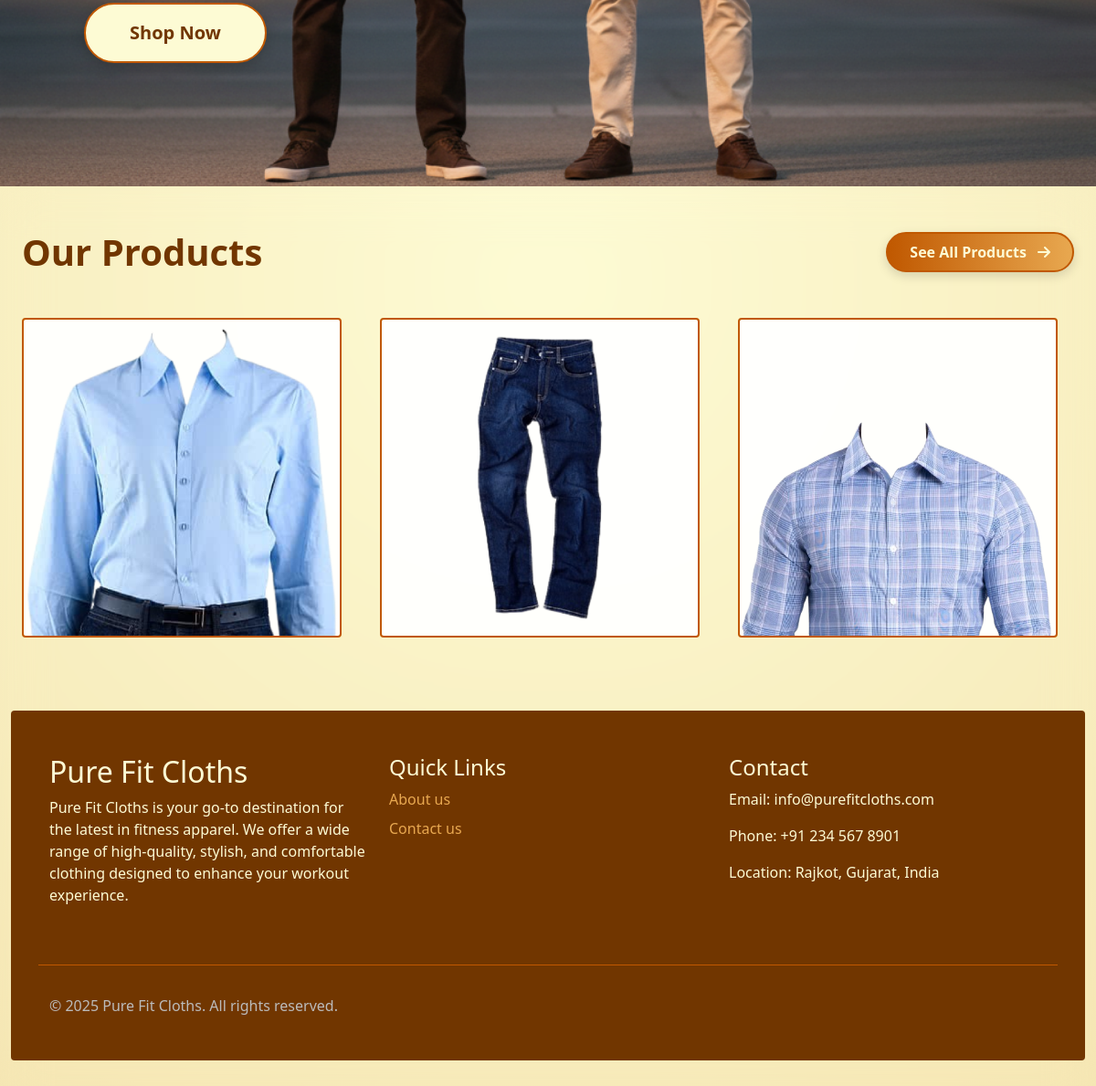
Before: / (lower part) with the older database file.
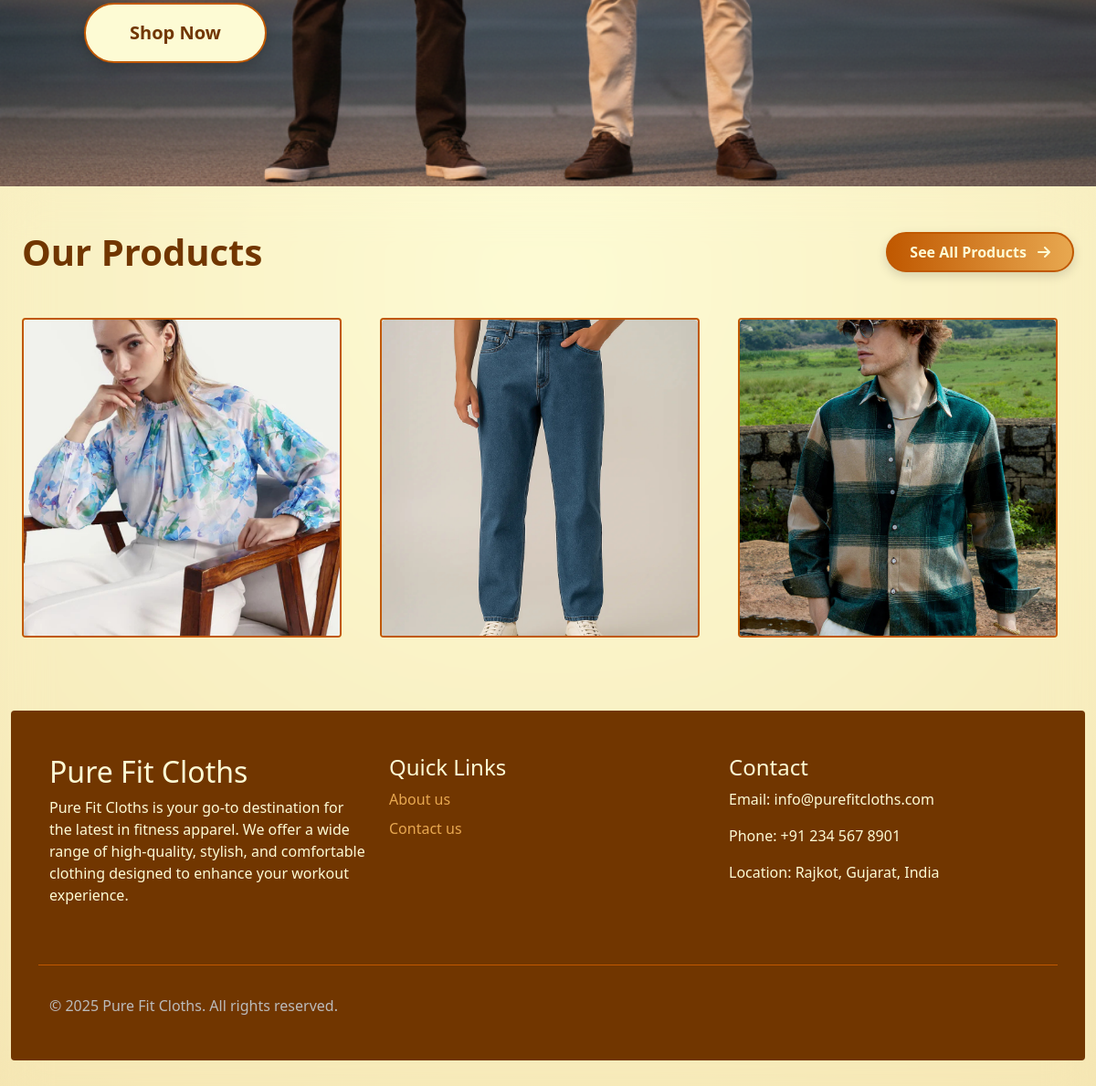
After: the same page with the newer database file.
### tables this page shows
CREATE TABLE `products` (
  `product_id` int(11) NOT NULL,
  `category_id` int(11) NOT NULL,
  `name` varchar(150) NOT NULL,
  `description` mediumtext DEFAULT NULL,
  `price` decimal(10,2) NOT NULL DEFAULT 0.00,
  `stock_quantity` int(11) NOT NULL DEFAULT 0,
  `image_path` varchar(255) DEFAULT NULL,
  `is_active` tinyint(1) NOT NULL DEFAULT 1,
  `created_at` timestamp NOT NULL DEFAULT current_timestamp(),
  `updated_at` timestamp NOT NULL DEFAULT current_timestamp() ON UPDATE current_timestamp(),
  `subcategory_id` int(11) DEFAULT NULL
);

### index.php (the view, shortened to what this page needs)
    <div class="hero-section">
        <div class="container-fluid h-100">
            <div class="row h-100 align-items-center">
                <div class="col-12 col-lg-6">
                    <div class="hero-text d-flex flex-column justify-content-center">
                        <div class="d-none d-md-block">
                            <a href="products.php" class="btn btn-lg px-5 py-3 rounded-pill fw-bold" style="background: #FDFBD4; color: #713600; border: 2px solid #C05800; box-shadow: 0 4px 15px rgba(0,0,0,0.2);">
                                Shop Now
                            </a>
                        </div>
                    </div>
                </div>
            </div>
        </div>
    </div>
</section>
<section class="products-section py-4 py-md-5">
    <div class="container-fluid px-3 px-md-4">
        <div class="row mb-4 mb-md-5">
            <div class="col-12">
                <div class="d-flex flex-column flex-md-row justify-content-between align-items-center text-center text-md-start">
                    <h1 class="mb-3 mb-md-0 fw-bold" style="color: #713600;">Our Products</h1>
                    <a href="products.php" class="btn btn-primary px-4 py-2 rounded-pill" style="background: linear-gradient(90deg, #C05800, #E8A850); border: none; font-weight: 600; color: #FDFBD4 !important; box-shadow: 0 4px 12px rgba(0,0,0,0.15);">
                        See All Products <i class="fas fa-arrow-right ms-2"></i>
                    </a>
                </div>
            </div>
        </div>
        <div class="row justify-content-center g-3 g-md-4">
            <?php
                include 'connection.php';
                $prod_q = "SELECT * FROM products WHERE is_active = 1 ORDER BY created_at DESC LIMIT 3";
                $prod_r = mysqli_query($conn, $prod_q);
                if ($prod_r && mysqli_num_rows($prod_r) > 0) {
                    while ($prod = mysqli_fetch_assoc($prod_r)) {
                        $img = !empty($prod['image_path']) ? $prod['image_path'] : 'assets/products/1.png';
                        $pname = htmlspecialchars($prod['name']);
            ?>
            <div class="col-12 col-sm-6 col-md-6 col-lg-4 col-xl-4 d-flex justify-content-center">
                <a href="product-details.php?id=<?php echo $prod['product_id']; ?>" class="text-decoration-none w-100" style="max-width: 400px;">
                    <div class="productcant rounded">
                        <div class="position-relative overflow-hidden rounded-top">
                            <img src="<?php echo $img; ?>" alt="<?php echo $pname; ?>" class="img-fluid w-100" style="aspect-ratio: 1/1; object-fit: cover;">
                        </div>
                    </div>
                </a>
            </div>
            <?php
                    }
                }
             else {
            }
            ?>
<?php
    include_once 'master_layout.php';
?>

Changed rows visible on the page:
changed products (number 1 of 3 on the later page): image_path: a different picture
changed products (number 2 of 3 on the later page): image_path: a different picture
changed products (number 3 of 3 on the later page): image_path: a different picture
